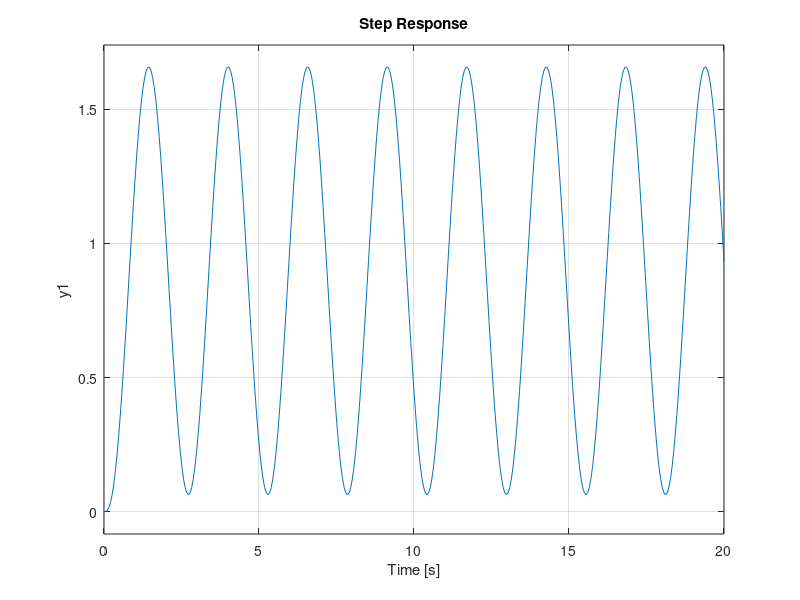

Write the MATLAB code that produced this figure.
s = tf('s');
G1 = 1/(s^2+s+1);
G2 = (s+2)/(s^2+s+1);
G3 = 1/((s^2+s+1)*(s+5));
G4 = (s+2)/((s^2+s+1)*(s+5));

rlocus(G3)
%sisotool(G3)

step(feedback(31*G3,1))